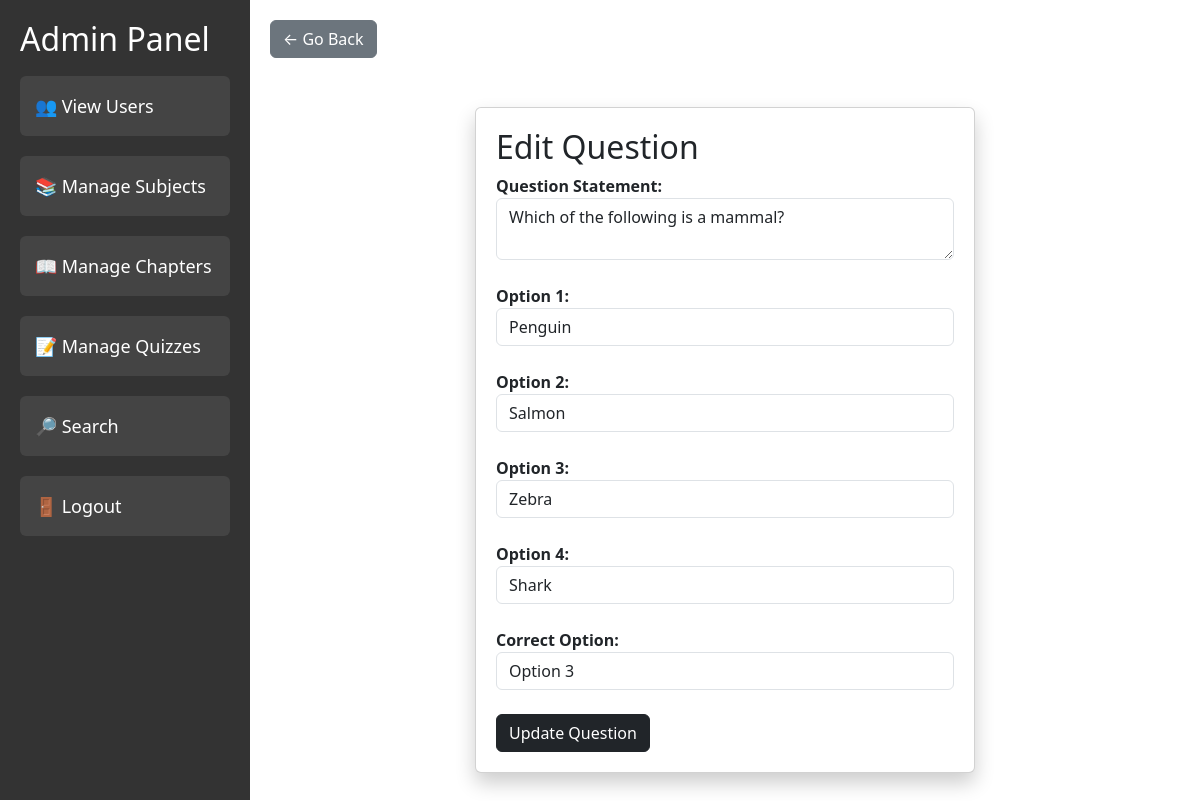
The page /admin/edit_question/1 (signed in) on the database its author committed.
### models/models.py (models this page shows)
class Question(db.Model):
    id = db.Column(db.Integer, primary_key=True)
    quiz_id = db.Column(db.Integer, db.ForeignKey('quiz.id', ondelete="CASCADE"), nullable=False)
    question_statement = db.Column(db.Text, nullable=False)
    difficulty = db.Column(db.String(10), nullable=False, default='easy')
    option1 = db.Column(db.String(255), nullable=False)
    option2 = db.Column(db.String(255), nullable=False)
    option3 = db.Column(db.String(255), nullable=False)
    option4 = db.Column(db.String(255), nullable=False)
    correct_option = db.Column(db.String(255), nullable=False)
    quiz = db.relationship('Quiz', backref=db.backref('questions', lazy=True, cascade="all, delete-orphan"))

### routes/admin.py (the view, shortened to what this page needs)
@admin_bp.route('/admin/edit_question/<int:question_id>', methods=['GET', 'POST'])
@login_required
def edit_question(question_id):
    if not current_user.is_admin:
        return redirect(url_for('main_bp.home'))
    question_to_update = Question.query.get_or_404(question_id)
    return render_template('edit_question.html', question=question_to_update)

### __init__.py (called while the page is built)
def create_app():
    app=Flask(__name__)
    app.config['SQLALCHEMY_DATABASE_URI'] = 'sqlite:///new.db'
    app.config['SQLALCHEMY_TRACK_MODIFICATIONS'] = False
    app.config['SECRET_KEY'] = 'supersecret'
    db.init_app(app)
    bcrypt.init_app(app)
    login_manager = LoginManager()
    @login_manager.user_loader
    def load_user(user_id):
        return User.query.get(int(user_id))
    login_manager.init_app(app)
    login_manager.session_protection = "strong"
    from routes.routes import main_bp
    from routes.admin import admin_bp
    from routes.user import user_bp
    from routes.auth import auth_bp
    app.register_blueprint(admin_bp)
    app.register_blueprint(user_bp)
    app.register_blueprint(main_bp)
    app.register_blueprint(auth_bp)
    with app.app_context():
        db.create_all()
        create_admin()
    return app

### templates/edit_question.html (shortened to what this page needs)
{% extends "admin.html" %}
{% block content %}
<div>
    <a href="{{ url_for('admin_bp.manage_quiz', quiz_id=question.quiz_id) }}" class="btn btn-secondary">← Go Back</a>
</div>
<br>
<div class="card">
    <h2>Edit Question</h2>
    <form method="POST">
        <label>Question Statement:</label>
        <br>
        <textarea name="question_statement" class="form-control" required>{{ question.question_statement }}</textarea>
        <br>
        <label>Option 1:</label>
        <input type="text" name="option1" class="form-control" value="{{ question.option1 }}" required>
        <br>
        <label>Option 2:</label>
        <input type="text" name="option2" class="form-control" value="{{ question.option2 }}" required>
        <br>
        <label>Option 3:</label>
        <input type="text" name="option3" class="form-control" value="{{ question.option3 }}" required>
        <br>
        <label>Option 4:</label>
        <input type="text" name="option4" class="form-control" value="{{ question.option4 }}" required>
        <br>
        <label>Correct Option:</label>
        <select name="correct_option" class="form-control" required>
            <option value="C" {% if question.correct_option=='C' %}selected{% endif %}>Option 3</option>
        </select>
        <br>
        <button type="submit" class="btn btn-dark">Update Question</button>
    </form>
</div>
{% endblock %}

### static/style.css (style rules this page uses)
.card { max-width: 500px; margin: 25px auto; background-color:white; box-shadow: black; padding: 20px; font-weight: 600; font-size: medium; box-shadow: 0 10px 20px rgba(0, 0, 0, 0.2) }

### rows shown on the page
Question: question_statement "Which of the following is a mammal?", option1 "Penguin", option2 "Salmon", option3 "Zebra", option4 "Shark", correct_option "Option 3"
